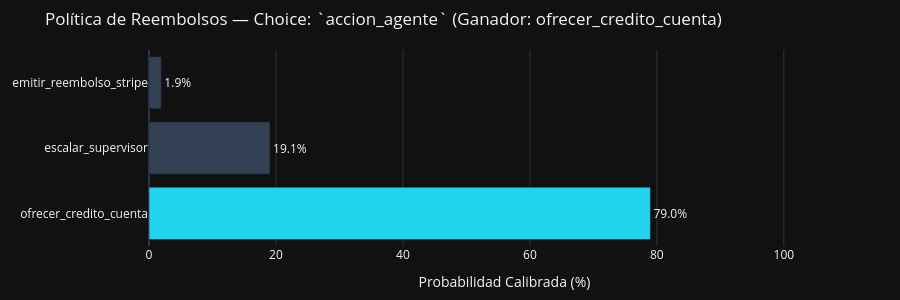

Notebook source saved alongside this figure:
### Markdown cell above
## Paso 5. Visualizando distribuciones calibradas y la Banda de Incertidumbre `[0.30 – 0.70]`

Una de las mayores ventajas de `gemini-decision-1` es que **tu código Python conserva las reglas de negocio**. En lugar de confiar a ciegas, definimos una regla limpia:
- $P(\text{true}) > 0.70 \implies$ **Verdadero**
- $P(\text{true}) < 0.30 \implies$ **Falso**
- $0.30 \le P(\text{true}) \le 0.70 \implies$ **Incertidumbre genuina → Enviar a revisión humana**

### Code cell
def plot_decision_dashboard(decision_response, title="Distribución Calibrada de Decisiones"):
    choice_items = {k: v for k, v in decision_response.answers.items() if v.type == "choice"}
    if not choice_items:
        print("No hay preguntas tipo 'choice' para graficar.")
        return

    first_key, first_choice = next(iter(choice_items.items()))
    labels = list(first_choice.probabilities.keys())
    probs = [first_choice.probabilities[k] * 100 for k in labels]
    colors = ["#22d3ee" if k == first_choice.choice else "#334155" for k in labels]

    fig = go.Figure(
        go.Bar(
            x=probs,
            y=labels,
            orientation="h",
            marker_color=colors,
            text=[f"{p:.1f}%" for p in probs],
            textposition="outside",
        )
    )
    fig.update_layout(
        title=f"{title} — Choice: `{first_key}` (Ganador: {first_choice.choice})",
        xaxis=dict(title="Probabilidad Calibrada (%)", range=[0, 112]),
        template="plotly_dark",
        height=300,
        margin=dict(l=20, r=40, t=50, b=35),
    )
    fig.show()


plot_decision_dashboard(res_reembolso, "Política de Reembolsos")

### Figure 1 — Plotly figure (JSON) as saved in the notebook; plotly's stock layout.template omitted (floating-point values rounded to 4 significant figures)
{"data": [{"marker": {"color": ["#22d3ee", "#334155", "#334155"]}, "orientation": "h", "text": ["79.0%", "19.1%", "1.9%"], "textposition": "outside", "type": "bar", "x": [78.99, 19.07, 1.94], "y": ["ofrecer_credito_cuenta", "escalar_supervisor", "emitir_reembolso_stripe"]}], "layout": {"height": 300, "margin": {"b": 35, "l": 20, "r": 40, "t": 50}, "title": {"text": "Política de Reembolsos — Choice: `accion_agente` (Ganador: ofrecer_credito_cuenta)"}, "xaxis": {"range": [0, 112], "title": {"text": "Probabilidad Calibrada (%)"}}}}
